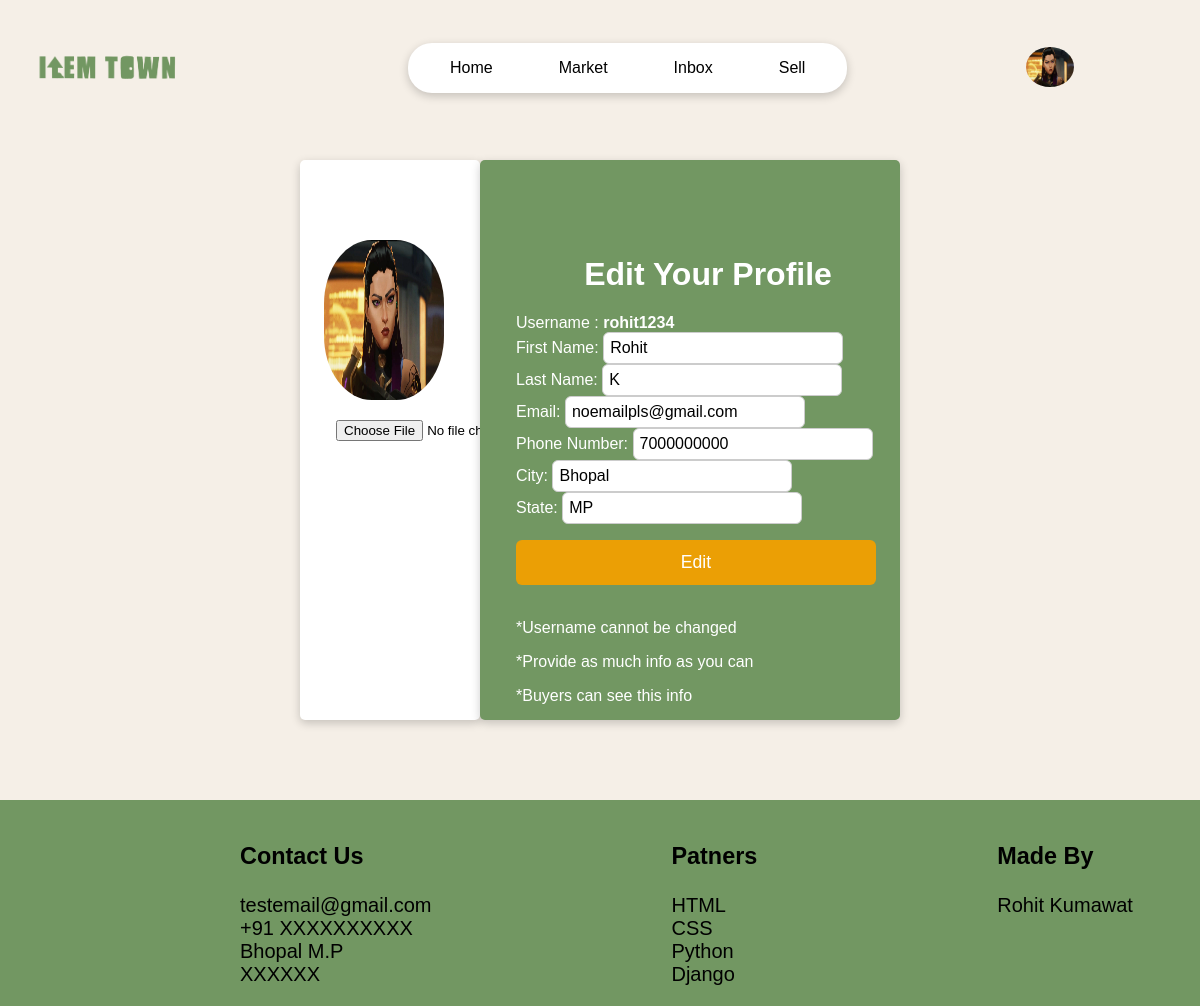
The page /user/user-info/ (signed in) on the database as committed earlier.
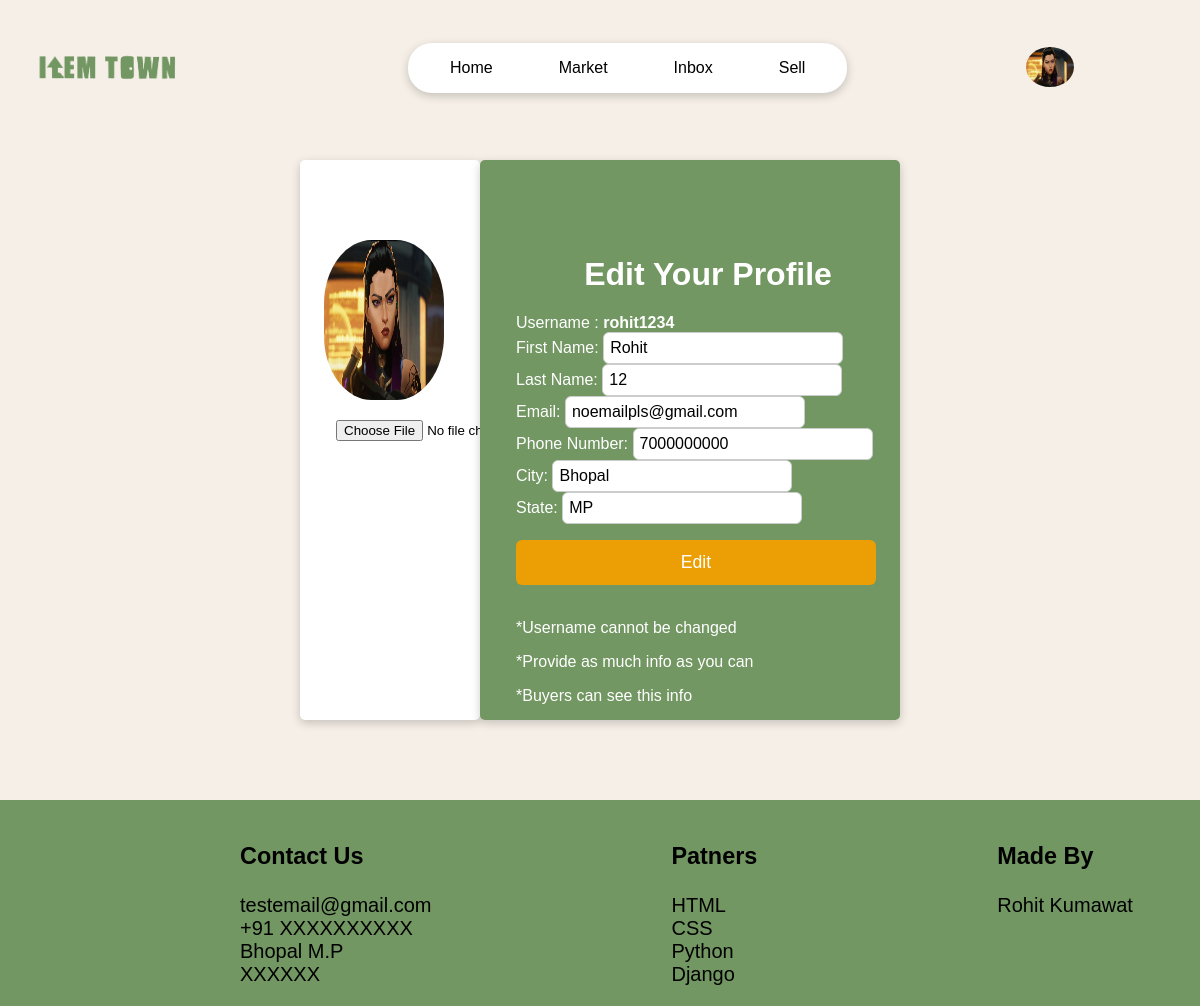
The same page on the database as committed later.
### users/models.py (models this page shows, shortened)
class Profile(models.Model):
    user=models.OneToOneField(User,on_delete=models.CASCADE)
    username=models.CharField(max_length=20,null=False,unique=True)
    first_name=models.CharField(max_length=20,null=False)
    last_name=models.CharField(max_length=50,null=False)
    email=models.EmailField()
    phone_number=models.CharField(max_length=14,null=True,blank=True)
    city=models.CharField(max_length=50,null=True,blank=True)
    state=models.CharField(max_length=100,null=True,blank=True)
    id=models.UUIDField(default=uuid.uuid1,primary_key=True)
    pic=models.ImageField(default='user/user.jpg',upload_to='user/')

### users/views.py (the view)
# urls.py: path('user-info/',views.user_profile,name='user_profile'),
@login_required(login_url='login_user')
def user_profile(request):
    profile=request.user.profile
    form =edit_user_form(instance=profile)
    if request.method=='POST':
        form=edit_user_form(request.POST,request.FILES,instance=profile)
        if form.is_valid():
            form.save()
            messages.success(request,'Profile Updated')
            return redirect('home')
    context={
        'user_info':profile,
        'form':form,
    }
    return render(request,'users/user_profile.html',context)

### users/forms.py
class edit_user_form(ModelForm):
    pic=ImageField(widget=FileInput)
    class Meta:
        model=Profile
        fields=[
            'first_name',
            'last_name',
            'email',
            'pic',
            'phone_number',
            'city',
            'state',
        ]

### users/templates/users/user_profile.html (shortened to what this page needs)
{% extends 'page/nav.html'%}
{% load static %}
{%block css%}
    <link rel="stylesheet" href="{% static 'style/user_profile.css' %}">
{%endblock%}
{%block body%}
<form method="POST" enctype="multipart/form-data">
    <div class="main-box">
        <div class="img-box">
            <img src="{{ user_info.pic.url }}" class="img">
            <p class="img-button">{{ form.pic }}</p>
        </div>
        <div class="container">
            <div class="user-info">
                <center><h1>Edit Your Profile</h1></center>
                <div class="form-group">
                    <label>Username :</label>
                    <b>{{ user_info.username }}</b>
                </div>
                <div class="form-group">
                    <label>First Name:</label>
                    {{ form.first_name }}
                </div>
                <div class="form-group">
                    <label>Last Name:</label>
                    {{ form.last_name }}
                </div>
                <div class="form-group">
                    <label>Email:</label>
                    {{ form.email }}
                </div>
                <div class="form-group">
                    <label>Phone Number:</label>
                    {{ form.phone_number }}
                </div>
                <div class="form-group">
                    <label>City:</label>
                    {{ form.city }}
                </div>
                <div class="form-group">
                    <label>State:</label>
                    {{ form.state }}
                </div>
                <input type="submit" value="Edit" class="sub-button">
                <br><br>
                <p>*Username cannot be changed</p>
                <p>*Provide as much info as you can</p>
                <p>*Buyers can see this info</p>
            </div>
        </div>
    </div>
</form>
{%endblock%}

Rows that differ between the two databases and show on the page:
changed Profile "rohit1234": last_name "K" → "12"
